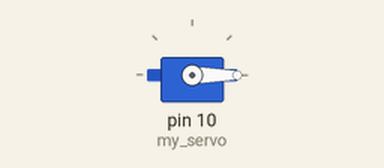
Recording of a sketch running on a simulated Arduino Uno, built with avr-gcc and run on an emulated ATmega328P. Shown: servo.

Above: at 0.05 s.
At 3.0 s:
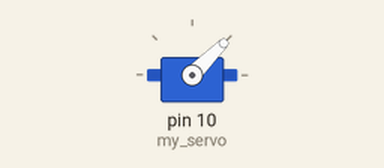
At 4.5 s:
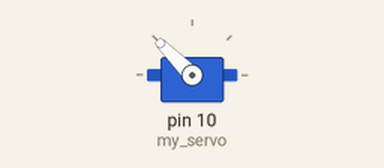
At 6.0 s:
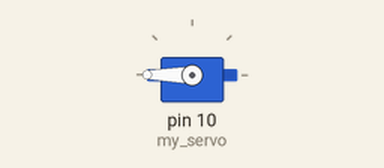
Timing chart, 0 to 7.8 s (numbered marks = the images above):
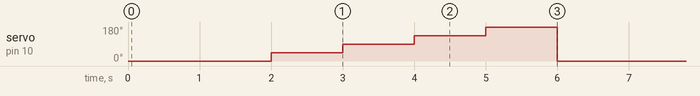

Measured:
- by itself, servo on pin 10 (my_servo): repeats every 6.0 s: 90° 1.0 s, 135° 1.0 s, 180° 1.0 s, 0° 2.0 s, 45° 1.0 s

The sketch:

Servo_motor.ino
```cpp
#include <Servo.h>
Servo my_servo;
void setup() {
  // put your setup code here, to run once:
  my_servo.attach(10);

}

void loop() {
  // put your main code here, to run repeatedly:
  my_servo.write(0);
  delay(1000);
  for(int i=0;i<=180;i+=45)
  {
    my_servo.write(i);
    delay(1000);
  }

}
```
